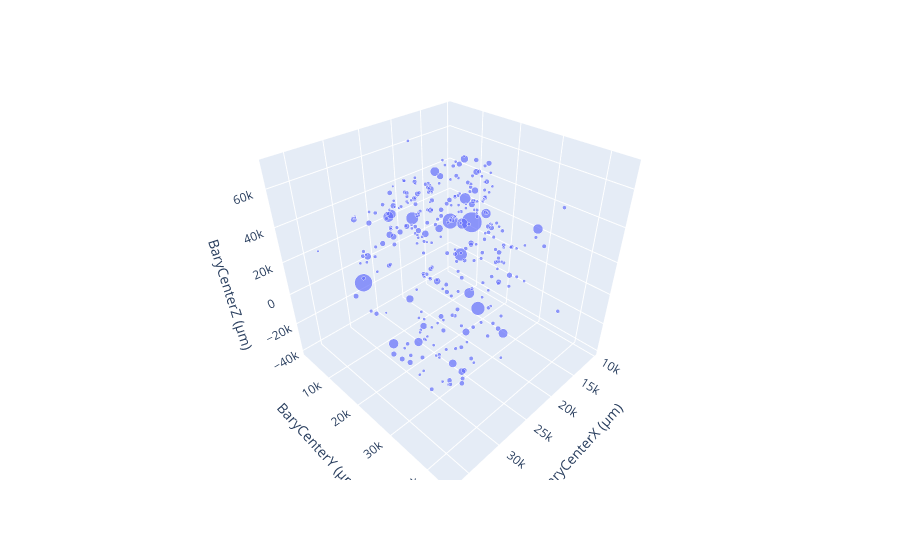

Notebook source saved alongside this figure:
### Markdown cell above
### spatial distribution of bright spots (volume is exaggarated for purposes of visualization)

### Code cell
import plotly.express as px

fig= px.scatter_3d(bright, x='BaryCenterX (µm) ', y='BaryCenterY (µm) ', z='BaryCenterZ (µm) ',
              size='Volume3d (µm^3) ')

fig.show()

### Figure 1 — Plotly figure (JSON) as saved in the notebook; plotly's stock layout.template omitted (floating-point values rounded to 4 significant figures; data arrays with more than 128 entries replaced by an {"elided": "..."} marker saying what was removed)
{"data": [{"hovertemplate": "BaryCenterX (µm) =%{x}<br>BaryCenterY (µm) =%{y}<br>BaryCenterZ (µm) =%{z}<br>Volume3d (µm^3) =%{marker.size}<extra></extra>", "legendgroup": "", "marker": {"color": "#636efa", "size": {"elided": "312 float values"}, "sizemode": "area", "sizeref": 18060.0, "symbol": "circle"}, "mode": "markers", "name": "", "scene": "scene", "showlegend": false, "type": "scatter3d", "x": {"elided": "312 float values"}, "y": {"elided": "312 float values"}, "z": {"elided": "312 float values"}}], "layout": {"legend": {"itemsizing": "constant", "tracegroupgap": 0}, "margin": {"t": 60}, "scene": {"domain": {"x": [0, 1], "y": [0, 1]}, "xaxis": {"title": {"text": "BaryCenterX (µm) "}}, "yaxis": {"title": {"text": "BaryCenterY (µm) "}}, "zaxis": {"title": {"text": "BaryCenterZ (µm) "}}}}}
